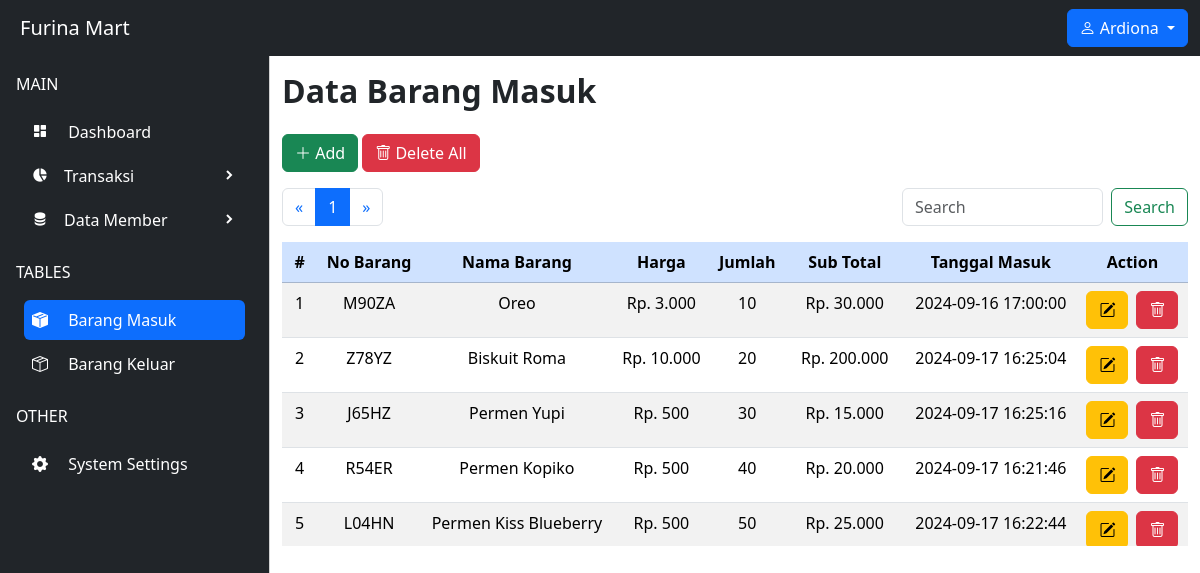
/pemasukan/index.php (signed in), run on the app's committed database.
### tables this page shows
CREATE TABLE `t_barang_masuk` (
  `id` int(11) NOT NULL,
  `no_barang` char(5) NOT NULL,
  `nama_barang` varchar(255) NOT NULL,
  `harga` int(11) NOT NULL,
  `jumlah_barang` int(11) NOT NULL,
  `tanggal_masuk` timestamp NOT NULL
);

### config/control.php (called while the page is built, shortened)
<?php
include "koneksi.php";
function select($querySelect){
    global $koneksi;
    $query = mysqli_query($koneksi, $querySelect);
    $result = [];
    while($fetch = mysqli_fetch_assoc($query)){
        $result[] = $fetch;
    }
    return $result;
}

### pemasukan/index.php (the view, shortened to what this page needs)
<?php
include "../config/control.php";
$sqlSelect = select("SELECT * FROM t_barang_masuk");
?>
<!doctype html>
<html lang="en">
<head>
    <link href="https://cdn.jsdelivr.net/npm/bootstrap@5.3.3/dist/css/bootstrap.min.css" rel="stylesheet"
 />
    <link rel="stylesheet" href="https://cdn.jsdelivr.net/npm/bootstrap-icons@1.11.3/font/bootstrap-icons.min.css" />
    <link href="https://unpkg.com/boxicons@2.1.4/css/boxicons.min.css" rel="stylesheet" />
    <link rel="stylesheet" href="../css/style.css" />
</head>
<body>
    <nav class="navbar navbar-expand-lg navbar-dark bg-dark sticky-top">
        <div class="container-fluid">
            <div class="group d-flex align-items-center">
                <a class="navbar-brand ms-2" href="#">Furina Mart</a>
            </div>
            <div class="dropdown">
                <a class="btn btn-primary dropdown-toggle" href="#" role="button" data-bs-toggle="dropdown"
                    aria-expanded="false">
                    <i class="bi bi-person"></i>
                    <span>Ardiona</span>
                </a>
            </div>
        </div>
    </nav>
    <div class="offcanvas offcanvas-start bg-dark text-white" tabindex="-1" id="offcanvasExample"
        aria-labelledby="offcanvasExampleLabel">
        <div class="offcanvas-body p-0">
            <ul class="navbar-nav px-3 mt-3">
                <p class="text-uppercase">Main</p>
                <li class="px-2 mb-1">
                    <a href="../" class="nav-link p-2 rounded">
                        <span><i class="me-3 bx bxs-dashboard"></i></span>
                        <span>Dashboard</span>
                    </a>
                </li>
                <li class="px-2 mb-1">
                    <a onclick="myfunction()" class="p-2 nav-link d-flex align-items-center collapse-link"
                        data-bs-toggle="collapse" href="#collapse-transaksi" role="button" aria-expanded="false"
                        aria-controls="collapseExample">
                        <span><i class="me-3 bx bxs-pie-chart-alt-2"></i></span>
                        <span>Transaksi</span>
                        <span class="right-icon ms-auto"><i class="bx bxs-chevron-right"></i></span>
                    </a>
                </li>
                <li class="px-2 mb-1">
                    <a class="p-2 nav-link d-flex align-items-center collapse-link" data-bs-toggle="collapse"
                        href="#collapse-Member" aria-expanded="false" role="button" aria-controls="collapseExample">
                        <span><i class="me-3 bx bxs-data"></i></span>
                        <span>Data Member</span>
                        <span class="right-icon ms-auto"><i class="bx bxs-chevron-right"></i></span>
                    </a>
                </li>
                <p class="text-uppercase mt-3">Tables</p>
                <li class="px-2 mb-1">
                    <a href="" class="p-2 bg-primary rounded nav-link">
                        <span><i class="me-3 bi bi-box-seam-fill"></i></span>
                        <span>Barang Masuk</span>
                    </a>
                </li>
                <li class="px-2 mb-1">
                    <a href="../pengeluaran/" class="p-2 nav-link">
                        <span><i class="me-3 bi bi-box-seam"></i></span>
                        <span>Barang Keluar</span>
                    </a>
                </li>
                <p class="text-uppercase mt-3">Other</p>
                <li class="px-2 mb-1">
                    <a href="" class="p-2 nav-link">
                        <span><i class="me-3 bi bi-gear-fill"></i></span>
                        <span>System Settings</span>
                    </a>
                </li>
            </ul>
        </div>
    </div>
    <main class="my-3">
        <div class="container">
            <div class="row mb-3">
                <div class="col-md-12">
                    <h2 class="fw-bold">Data Barang Masuk</h2>
                </div>
            </div>
            <div class="row">
                <div class="col-md-12 mb-3">
                    <button type="button" class="btn btn-success" data-bs-toggle="modal" data-bs-target="#modalTambah">
                        <span><i class="bi bi-plus-lg"></i></span>
                        <span>Add</span>
                    </button>
                    <button type="button" class="btn btn-danger" data-bs-toggle="modal" data-bs-target="#modalHapus">
                        <span><i class="bi bi-trash"></i></span>
                        <span>Delete All</span>
                    </button>
                </div>
            </div>
            <div class="row">
                <div class="col-md-8">
                    <nav aria-label="Page navigation example">
                        <ul class="pagination">
                            <li class="page-item">
                                <a class="page-link" href="#" aria-label="Previous">
                                    <span aria-hidden="true">&laquo;</span>
                                </a>
                            </li>
                            <li class="page-item active">
                                <a class="page-link" href="#">1</a>
                            </li>
                            <li class="page-item">
                                <a class="page-link" href="#" aria-label="Next">
                                    <span aria-hidden="true">&raquo;</span>
                                </a>
                            </li>
                        </ul>
                    </nav>
                </div>
                <div class="col-md-4 mb-3">
                    <form class="d-flex justify-content-end" role="search">
                        <input class="form-control me-2" type="search" placeholder="Search" aria-label="Search" />
                        <button class="btn btn-outline-success" type="submit">
                            Search
                        </button>
                    </form>
                </div>
            </div>
            <div class="row">
                <div class="col-md-12">
                    <div class="table-responsive-md">
                        <table class="table text-center table-striped" id="example">
                            <thead>
                                <tr class="table-primary">
                                    <th>#</th>
                                    <th>No Barang</th>
                                    <th>Nama Barang</th>
                                    <th>Harga</th>
                                    <th>Jumlah</th>
                                    <th>Sub Total</th>
                                    <th>Tanggal Masuk</th>
                                    <th>Action</th>
                                </tr>
                            </thead>
                            <tbody>
                                <?php $i = 1 ?>
                                <?php foreach($sqlSelect as $data) : ?>
                                <?php $subTotal = $data["harga"] * $data["jumlah_barang"] ?>
                                <tr>
                                    <td><?= $i++ ?></td>
                                    <td><?= $data["no_barang"] ?></td>
                                    <td><?= $data["nama_barang"] ?></td>
                                    <td>Rp. <?= number_format($data["harga"],0,",",".") ?></td>
                                    <td><?= $data["jumlah_barang"] ?></td>
                                    <td>Rp. <?= number_format($subTotal,0,",",".") ?></td>
                                    <td><?= $data["tanggal_masuk"] ?></td>
                                    <td>
                                        <div
                                            class="action-group d-flex gap-2 justify-content-center align-items-center">
                                            <span class="btn btn-warning" data-bs-toggle="modal"
                                                data-bs-target="#modalEdit"><i class="bi bi-pencil-square"></i></span>
                                            <span class="btn btn-danger" data-bs-toggle="modal"
                                                data-bs-target="#modalHapus"><i class="bi bi-trash"></i></span>
                                        </div>
                                    </td>
                                </tr>
                                <?php endforeach ?>
                            </tbody>
                        </table>
                    </div>
                </div>
            </div>
        </div>
    </main>
</body>
</html>

### css/style.css (style rules this page uses)
:root { --offcanvas-width: 270px; --topNavbarHeight: 56px; }
div#offcanvasExample { width: var(--offcanvas-width); }
.collapse-link .right-icon { transition: 0.3s ease; }
.table-responsive-md { height: 50% !important; overflow: auto; }
@media only screen and (min-width: 992px) { div#offcanvasExample { transform: none; visibility: visible !important; top: var(--topNavbarHeight); height: calc(100% - var(--topNavbarHeight)); } }
@media only screen and (min-width: 992px) { main { margin-left: var(--offcanvas-width); } }

### data on the page
t_barang_masuk: no_barang "M90ZA", nama_barang "Oreo", harga "3.000", jumlah_barang "10", subTotal "30.000", tanggal_masuk "2024-09-16 17:00:00"
t_barang_masuk: no_barang "Z78YZ", nama_barang "Biskuit Roma", harga "10.000", jumlah_barang "20", subTotal "200.000", tanggal_masuk "2024-09-17 16:25:04"
t_barang_masuk: no_barang "J65HZ", nama_barang "Permen Yupi", harga "500", jumlah_barang "30", subTotal "15.000", tanggal_masuk "2024-09-17 16:25:16"
t_barang_masuk: no_barang "R54ER", nama_barang "Permen Kopiko", harga "500", jumlah_barang "40", subTotal "20.000", tanggal_masuk "2024-09-17 16:21:46"
t_barang_masuk: no_barang "L04HN", nama_barang "Permen Kiss Blueberry", harga "500", jumlah_barang "50", subTotal "25.000", tanggal_masuk "2024-09-17 16:22:44"
